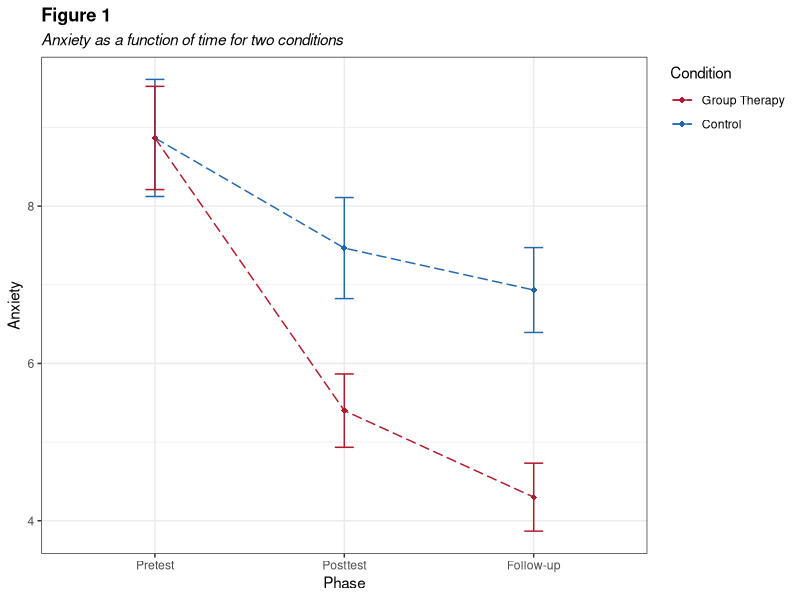

Source code (R):
## Assignment 1, Nina van Gerwen, 1860852, Computational Inference with R, Utrecht University

setwd("GitHub/Computational-inference-with-R/")

library(foreign)
library(ggplot2)
library(RColorBrewer)

cols <- brewer.pal(11, "RdBu")
cols

therapy_data <- read.spss("therapy_LONG.sav", to.data.frame = TRUE)

mean_per_two_factors <- aggregate(x = therapy_data$anxiety, by = list(therapy_data$cond, therapy_data$time), FUN = mean)
variance_per_two_factors <- aggregate(x = therapy_data$anxiety, by = list(therapy_data$cond, therapy_data$time), FUN = var)

total_data <- cbind(mean_per_two_factors, variance_per_two_factors$x)

## Calculate the standard error for every group on every phase
total_data$se <- sqrt(total_data$`variance_per_two_factors$x`) / sqrt(30)

Profile_Plot <- ggplot(data = total_data, aes(x = Group.2, y = x, group = Group.1, colour = Group.1)) +
  ## create points for estimations for each group
  geom_point(shape = 18, size = 2) +
  ## create a line between all point estimations for each group
  geom_line(linetype = "longdash") + 
  ## create an interval for every point estimation in the graph through geom_errorbar
  geom_errorbar(aes(ymin = x - 1.96*se, ymax = x + 1.96*se), width = .1) +
  ## apply every possible label to the graph, including legend label
  labs(x = "Phase", y = "Anxiety", title = "Figure 1", subtitle = "Anxiety as a function of time for two conditions", color = "Condition") +
  ## inverse the labels for the conditions in the legend
  guides(color = guide_legend(reverse = TRUE)) +
  ## change the colours and labels for the different conditions and apply a general theme
  scale_colour_manual(values = c("#2166AC", "#B2182B"), labels = c("Control", "Group Therapy")) + theme_bw() +
  ## position the legend on the top-right outside of the graph
  theme(legend.justification = "top", plot.title = element_text(face = "bold"), plot.subtitle = element_text(face = "italic")) +
  ## change the labels on the x-axis
  scale_x_discrete(limits = c("pretest", "posttest", "followup"), labels = c("Pretest", "Posttest", "Follow-up"))

Profile_Plot

